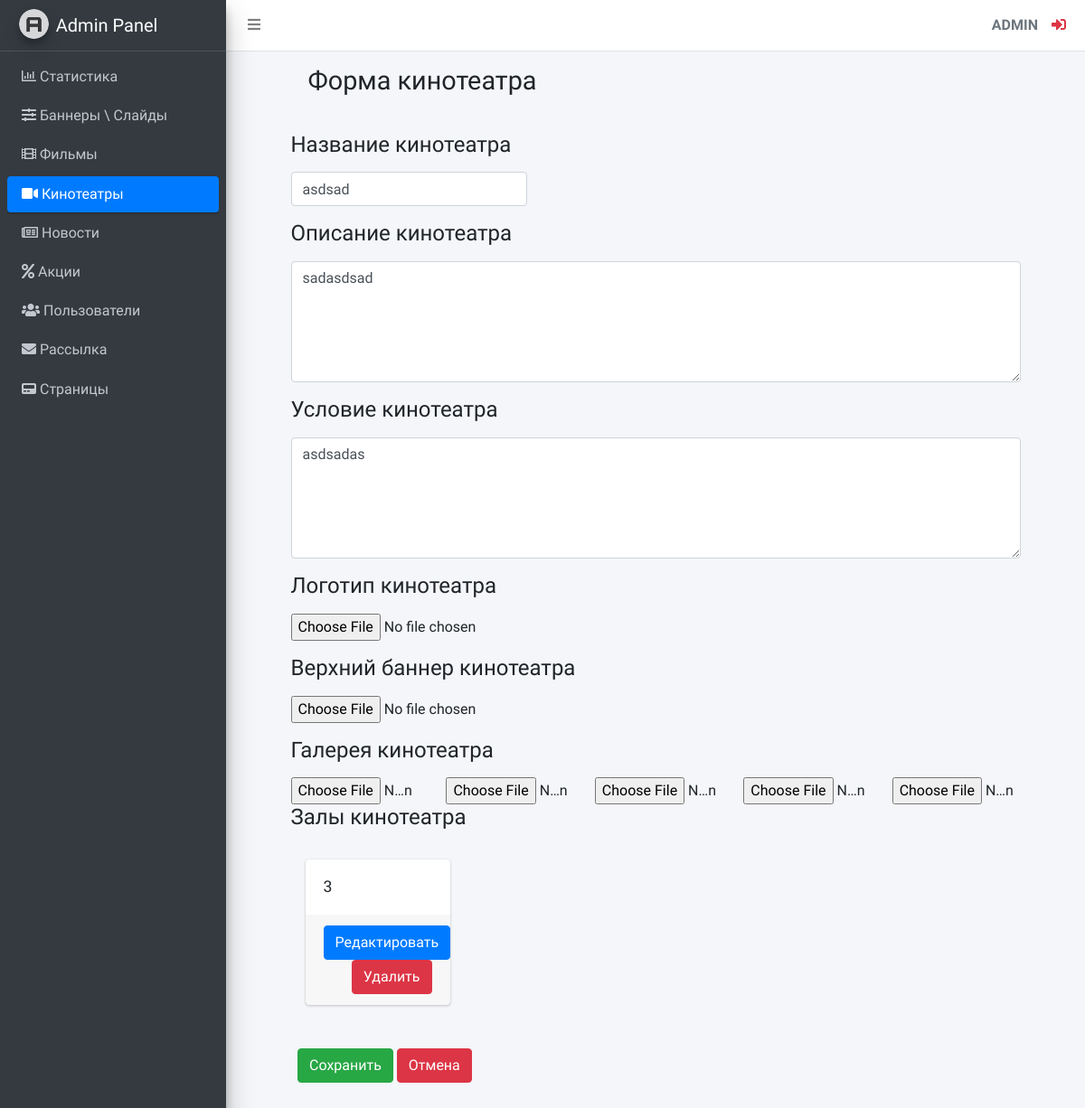
The app's page /adminLte/cinema/form/2 (signed in) with its own data.
### KinoSite/apps/adminLte/models.py (models this page shows, shortened)
class Cinema(models.Model):
    cinema_name = models.CharField(max_length=255, verbose_name='Название кинотеатра')
    cinema_description = models.TextField(verbose_name='Описание конотеатра')
    cinema_condition = models.TextField(verbose_name='Условия кинотеатра')
    cinema_logo = models.ImageField(verbose_name='Логотип кинотеатра', upload_to='images/cinema/logo/')
    cinema_upper_banner = models.ImageField('Верхний баннер кинотеатра', upload_to='images/cinema/upper_banner/')
    cinema_image1 = models.ImageField('Первое изображение', upload_to='images/cinema/')
    cinema_image2 = models.ImageField('Второе изображение', upload_to='images/cinema/')
    cinema_image3 = models.ImageField('Третее изображение', upload_to='images/cinema/')
    cinema_image4 = models.ImageField('Четвёртое изображение', upload_to='images/cinema/')
    cinema_image5 = models.ImageField('Пятое изображение', upload_to='images/cinema/')

class CinemaHall(models.Model):
    cinema = models.ForeignKey(Cinema, on_delete=models.CASCADE, verbose_name='') #пустой вербоус нейм, конфликт с crispy forms
    hall_name = models.CharField(max_length=255, verbose_name='Название зала')
    hall_description = models.TextField(verbose_name='Описание зала')
    cinema_scheme = models.ImageField(verbose_name='Схема кинотеатра', upload_to='images/hall/logo/')
    hall_upper_banner = models.ImageField('Верхний баннер кинотеатра', upload_to='images/hall/upper_banner/')
    hall_image1 = models.ImageField('Первое изображение', upload_to='images/hall/')
    hall_image2 = models.ImageField('Второе изображение', upload_to='images/hall/')
    hall_image3 = models.ImageField('Третее изображение', upload_to='images/hall/')
    hall_image4 = models.ImageField('Четвёртое изображение', upload_to='images/hall/')
    hall_image5 = models.ImageField('Пятое изображение', upload_to='images/hall/')
    hall_scheme = models.ImageField(verbose_name='Схема зала', upload_to='images/hall/logo/')

### KinoSite/apps/adminLte/services.py (the view)
    def proxy(request, pk=None):
        u = request.user
        if u.is_authenticated:
            if u.is_superuser:
                if not have_pk:
                    return func(request)
                else:
                    return func(request, pk)
            else:
                return redirect('public_index')
        else:
            return redirect('admin_login')

### KinoSite/apps/adminLte/services.py (called while the page is built)
def form_template(request, instance: django_models.Model, form_class, redirect_url_name: str, template_file_name: str, context=None):
    if context is None:
        context = {}
    form = form_class(request.POST or None, request.FILES or None, instance=instance or None)
    if request.method == 'POST' and form.is_valid():
        form.save()
        return redirect(redirect_url_name)
    context['form'] = form
    return render(request, template_file_name, context)

def admin_views_proxy(func, have_pk=False):
    def proxy(request, pk=None):
        u = request.user
        if u.is_authenticated:
            if u.is_superuser:
                if not have_pk:
                    return func(request)
                else:
                    return func(request, pk)
            else:
                return redirect('public_index')
        else:
            return redirect('admin_login')
    return proxy

### KinoSite/apps/adminLte/views.py (called while the page is built)
def cinema_form(request, pk=None):
    cinema = get_object_or_404(models.Cinema, pk=pk) if pk else None
    halls = models.CinemaHall.objects.filter(cinema=cinema)
    return services.form_template(
        request=request,
        instance=cinema,
        context={'halls': halls},
        form_class=forms.CinemaForm,
        redirect_url_name='admin_cinema_list',
        template_file_name='adminLte/cinema/cinema_form.html',
    )

### KinoSite/templates/adminLte/cinema/cinema_form.html (shortened to what this page needs)
{% extends 'adminLte/base.html' %}
{% block cinema %}
    <li class="nav-item">
        <a href="{% url 'admin_cinema_list' %}" class="nav-link active">
              <i class="fas fa-video"></i>
              <p>
                  Кинотеатры
              </p>
        </a>
    </li>
{% endblock %}
{% block content_title %}
    <h1 class="m-0">Форма кинотеатра</h1>
{% endblock %}
{% block main_content %}
    <div class="features flex-fill">
        <div class="row m-3">
            <div class="container">
                <form method="POST" enctype="multipart/form-data">
                    <div class="form-group col-md-4" style="padding-left: 0px">
                        <label for="CinemaNameInput"><h4>Название кинотеатра</h4></label>
                        {{ form.cinema_name }}
                    </div>
                    <div class="form-group">
                        <label for="CinemaDescriptionInput"><h4>Описание кинотеатра</h4></label>
                        {{ form.cinema_description }}
                    </div>
                    <div class="form-group">
                        <label for="CinemaConditionInput"><h4>Условие кинотеатра</h4></label>
                        {{ form.cinema_condition }}
                    </div>
                    <div class="form-group">
                        <label for="CinemaLogoInput"><h4>Логотип кинотеатра</h4></label>
                        {{ form.cinema_logo }}
                    </div>
                    <div class="form-group">
                        <label for="CinemaUpperBannerInput"><h4>Верхний баннер кинотеатра</h4></label>
                        {{ form.cinema_upper_banner }}
                    </div>
                    <label for="FilmGallery"><h4>Галерея кинотеатра</h4></label>
                    <div class="row" id="FilmGallery">
                        <div class="col">
                            {{ form.cinema_image1 }}
                        </div>
                        <div class="col">
                            {{ form.cinema_image2 }}
                        </div>
                        <div class="col">
                            {{ form.cinema_image3 }}
                        </div>
                        <div class="col">
                            {{ form.cinema_image4 }}
                        </div>
                        <div class="col">
                            {{ form.cinema_image5 }}
                        </div>
                    </div>
                    <label for="HallsList"><h4>Залы кинотеатра</h4></label>
                    <div class="form-group" id="HallsList">
                        {% for hall in halls %}
                        <div class="card m-3" style="width: 10rem;">
                            <div class="card-body">
                                <h5 class="card-title">{{ hall.hall_name }}</h5>
                            </div>
                            <div class="card-footer  ml-0 ">
                                <div class="row mx-auto">
                                    <form method="get">
                                        <a href="{% url 'admin_hall_edit' pk=hall.pk %}" class="btn btn-primary">Редактировать</a>
                                    </form>
                                    <div class="ml-auto">
                                        <form method="post">
                                            <a href="{% url 'admin_hall_delete' pk=hall.pk %}" class="btn btn-danger">Удалить</a>
                                        </form>
                                    </div>
                                </div>
                            </div>
                        </div>
                        {% endfor %}
                    </div>
                    <div class="container my-5">
                        <button class="btn btn-success" type="submit">Сохранить</button>
                        <a class="btn btn-danger" href="{% url 'admin_cinema_list' %}" role="button">Отмена</a>
                    </div>
                </form>
            </div>
        </div>
    </div>
{% endblock %}

### KinoSite/templates/adminLte/base.html (shortened to what this page needs)
{% load static %}
<!DOCTYPE html>
<html lang="en">
<head>
  <link rel="stylesheet" href="{% static 'plugins/fontawesome-free/css/all.min.css' %}">
  <link rel="stylesheet" href="{% static 'dist/css/adminlte.min.css' %}">
</head>
<body class="hold-transition sidebar-mini">
<div class="wrapper">
{% block body %}
  <nav class="main-header navbar navbar-expand navbar-white navbar-light">
    <ul class="navbar-nav">
      <li class="nav-item">
        <a class="nav-link" data-widget="pushmenu" href="#" role="button"><i class="fas fa-bars" style="margin-right: 10px"></i></a>
      </li>
    </ul>
    <ul class="navbar-nav ml-auto">
      <div class="user-panel d-flex">
          <div class="info">
              <a class="d-block text-uppercase text-secondary"><strong>{{ user.username }}</strong></a>
          </div>
          <div class="info">
              <a href="{% url 'admin_logout' %}" class="fas fa fa-sign-in-alt mr-2 text-danger"></a>
          </div>
      </div>
    </ul>
  </nav>
  <aside class="main-sidebar sidebar-dark-primary elevation-4">
    <a href="{% url 'admin_index'%}" class="brand-link">
      <img src="{% static 'dist/img/AdminLTELogo.png' %}" alt="AdminLTE Logo" class="brand-image img-circle elevation-3" style="opacity: .8">
      <span class="brand-text font-weight-light">Admin Panel</span>
    </a>
    <div class="sidebar">
        <nav class="mt-2">
            <ul class="nav nav-pills nav-sidebar flex-column" data-widget="treeview" role="menu" data-accordion="false">
                {% block statistic %}
                <li class="nav-item">
                    <a href="{% url 'admin_index' %}" class="nav-link">
                        <i class="far fa-chart-bar"></i>
                        <p>
                            Статистика
                        </p>
                    </a>
                </li>
                {% endblock %}
                {% block banner %}
                <li class="nav-item">
                    <a href="{% url 'admin_banner_list' %}" class="nav-link">
                        <i class="fas fa-sliders-h"></i>
                        <p>
                            Баннеры \ Слайды
                        </p>
                    </a>
                </li>
                {% endblock %}
                {% block film %}
                <li class="nav-item">
                    <a href="{% url 'admin_film_list' %}" class="nav-link">
                        <i class="fas fa-film"></i>
                        <p>
                            Фильмы
                        </p>
                    </a>
                </li>
                {% endblock %}
                {% block cinema %}{% endblock %}
                {% block news %}
                <li class="nav-item">
                    <a href="{% url 'admin_news_list' %}" class="nav-link">
                        <i class="far fa-newspaper"></i>
                        <p>
                            Новости
                        </p>
                    </a>
                </li>
                {% endblock %}
                {% block promotion %}
                <li class="nav-item">
                    <a href="{% url 'admin_promotion_list' %}" class="nav-link">
                        <i class="fas fa-percent"></i>
                        <p>
                            Акции
                        </p>
                    </a>
                </li>
                {% endblock %}
                {% block users %}
                <li class="nav-item">
                    <a href="{% url 'admin_users_list' %}" class="nav-link">
                        <i class="fas fa-users"></i>
                        <p>
                            Пользователи
                        </p>
                    </a>
                </li>
                {% endblock %}
                {% block mailing %}
                <li class="nav-item">
                    <a href="{% url 'admin_mailing' %}" class="nav-link">
                        <i class="fas fa-envelope"></i>
                        <p>
                            Рассылка
                        </p>
                    </a>
                </li>
                {% endblock %}
                {% block page %}
                <li class="nav-item menu-close">
                    <a href="#" class="nav-link">
                        <i class="fas fa-pager"></i>
                        <p>
                            Страницы
                        </p>
                    </a>
                </li>
                {% endblock %}
            </ul>
        </nav>
    </div>
  </aside>
    <div class="content-wrapper">
        <div class="content-header">
            <div class="container-fluid">
                <div class="row mb-2">
                    <div class="col-sm-6" style="margin-left: 75px; margin-right: 75px">
                        {% block content_title %}{% endblock %}
                    </div>
                </div>
            </div>
        </div>
        <div class="row" style="margin-left: 48px; margin-right: 48px">
            {% block main_content %}{% endblock %}
        </div>
    </div>
</div>
{% endblock %}
</body>
</html>

### records on screen
Cinema: cinema_name "asdsad", cinema_description "sadasdsad", cinema_condition "asdsadas"
CinemaHall: hall_name "3"

### other values on screen
{{ user.username }} "ADMIN"
